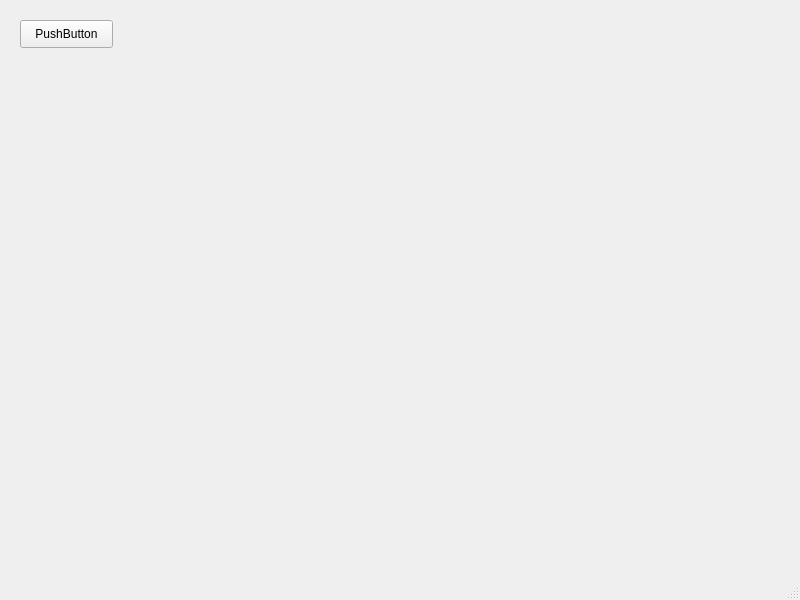
<?xml version="1.0" encoding="UTF-8"?>
<ui version="4.0">
 <class>MainWindow</class>
 <widget class="QMainWindow" name="MainWindow">
  <property name="geometry">
   <rect>
    <x>0</x>
    <y>0</y>
    <width>800</width>
    <height>600</height>
   </rect>
  </property>
  <property name="windowTitle">
   <string>MainWindow</string>
  </property>
  <property name="styleSheet">
   <string notr="true"/>
  </property>
  <widget class="QWidget" name="centralwidget">
   <widget class="QPushButton" name="pushButton">
    <property name="geometry">
     <rect>
      <x>20</x>
      <y>20</y>
      <width>93</width>
      <height>28</height>
     </rect>
    </property>
    <property name="text">
     <string>PushButton</string>
    </property>
   </widget>
  </widget>
  <widget class="QMenuBar" name="menubar">
   <property name="geometry">
    <rect>
     <x>0</x>
     <y>0</y>
     <width>800</width>
     <height>26</height>
    </rect>
   </property>
  </widget>
  <widget class="QStatusBar" name="statusbar"/>
 </widget>
 <resources/>
 <connections/>
</ui>
